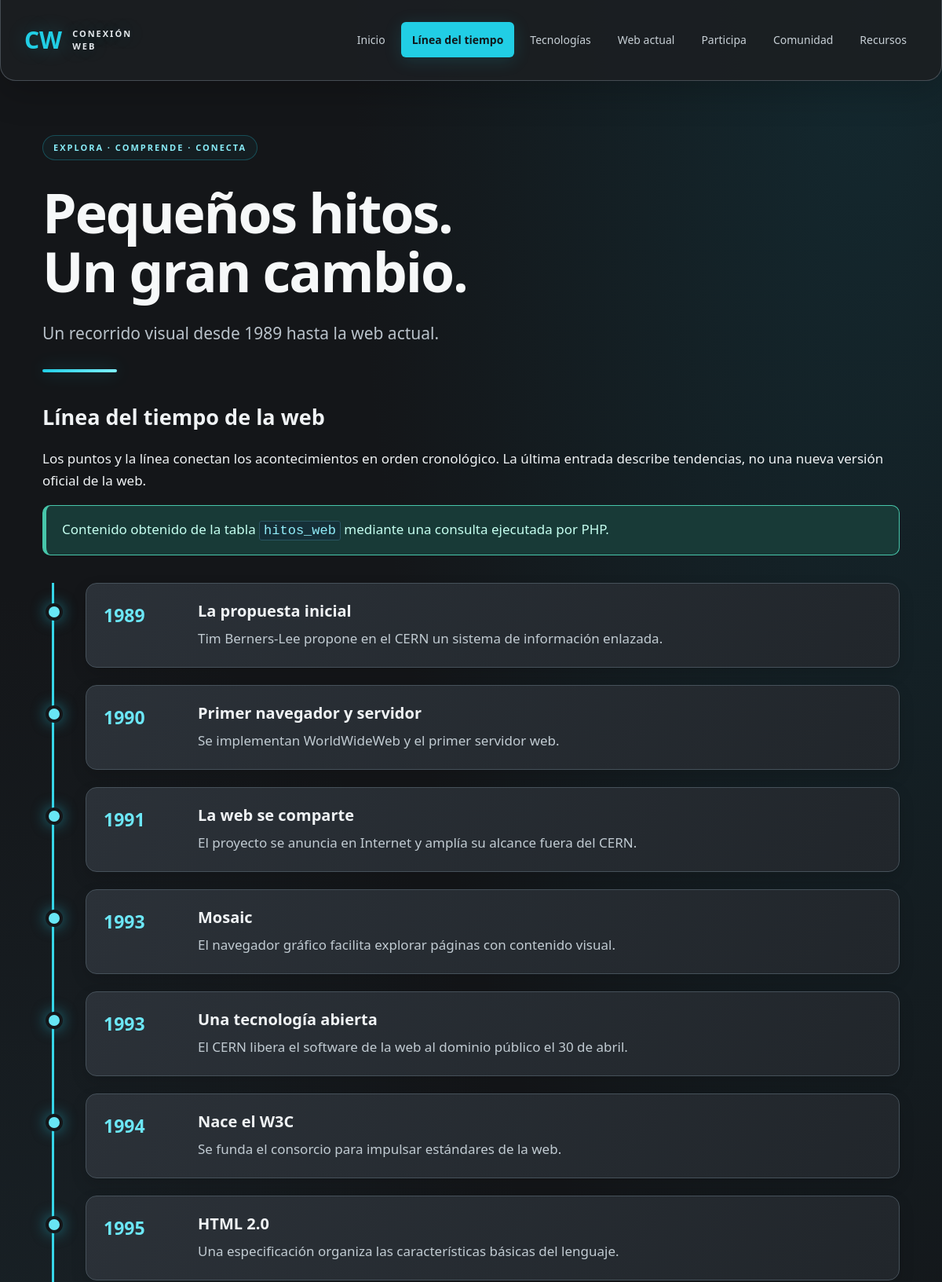
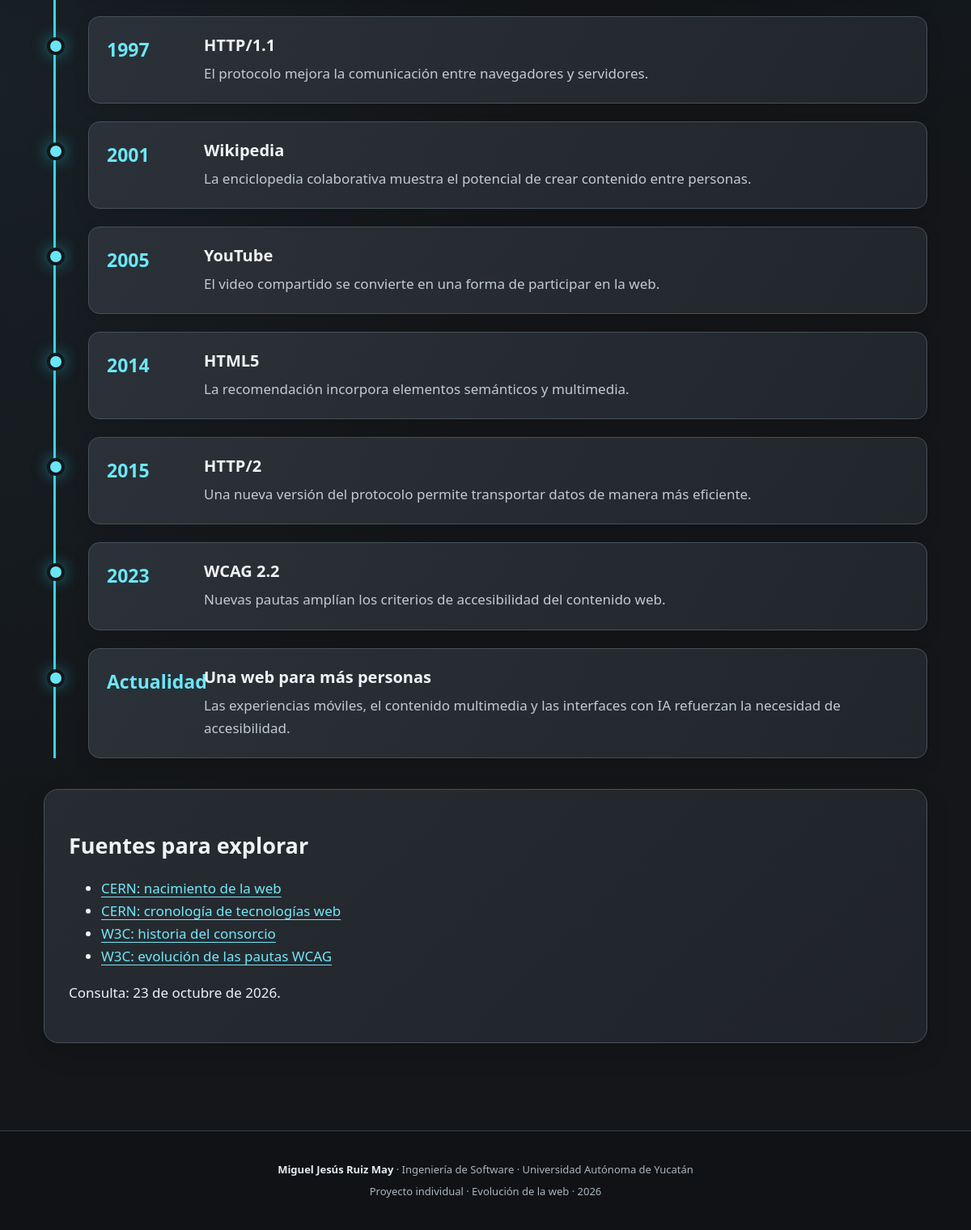
/historia.php, run on the app's committed database (2 pictures, top to bottom).
### tables this page shows
CREATE TABLE IF NOT EXISTS hitos_web (
 id INT UNSIGNED NOT NULL PRIMARY KEY,
 anio_texto VARCHAR(30) NOT NULL,
 titulo VARCHAR(120) NOT NULL,
 descripcion TEXT NOT NULL,
 orden INT NOT NULL UNIQUE
);

### includes/bootstrap.php (called while the page is built, shortened)
<?php
function e(string|int|float|null $value): string {
    return htmlspecialchars((string)($value ?? ''), ENT_QUOTES | ENT_SUBSTITUTE, 'UTF-8');
}
function conexion(): PDO {
    $host = getenv('DB_HOST') ?: '127.0.0.1';
    $port = getenv('DB_PORT') ?: '3306';
    $name = getenv('DB_NAME') ?: 'conexion_web_ada4';
    $user = getenv('DB_USER') !== false ? getenv('DB_USER') : 'root';
    $pass = getenv('DB_PASS') !== false ? getenv('DB_PASS') : '';
    $dsn = "mysql:host={$host};port={$port};dbname={$name};charset=utf8mb4";
    $pdo = new PDO($dsn, $user, $pass, [
        PDO::ATTR_ERRMODE => PDO::ERRMODE_EXCEPTION,
        PDO::ATTR_DEFAULT_FETCH_MODE => PDO::FETCH_ASSOC,
        PDO::ATTR_EMULATE_PREPARES => false,
    ]);
    return $pdo;
}

### historia.php (the view, shortened to what this page needs)
<?php
require __DIR__ . '/includes/bootstrap.php';
$hitos = []; $errorBD = false;
try {
    $hitos = conexion()->query('SELECT anio_texto, titulo, descripcion FROM hitos_web ORDER BY orden ASC')->fetchAll();
} catch (PDOException $ex) {
    error_log('Fallo al cargar los hitos: ' . $ex->getMessage());
    $errorBD = true;
}
?>
<!DOCTYPE html>
<html lang="es">
<head><link rel="stylesheet" href="css/estilos.css"></head>
<body><a class="skip" href="#contenido">Saltar al contenido</a><header><div class="brand">CW<span>CONEXIÓN WEB</span></div><nav aria-label="Navegación principal"><a href="index.php">Inicio</a><a href="historia.php" aria-current="page">Línea del tiempo</a><a href="tecnologias.html">Tecnologías</a><a href="actualidad.html">Web actual</a><a href="contacto.php">Participa</a><a href="comunidad.php">Comunidad</a><a href="recursos.php">Recursos</a></nav></header>
<main id="contenido"><div class="intro"><p class="eyebrow">EXPLORA · COMPRENDE · CONECTA</p><h1>Pequeños hitos. Un gran cambio.</h1><p class="lead">Un recorrido visual desde 1989 hasta la web actual.</p></div><section><h2>Línea del tiempo de la web</h2><p>Los puntos y la línea conectan los acontecimientos en orden cronológico. La última entrada describe tendencias, no una nueva versión oficial de la web.</p><?php if ($errorBD): ?>
<div class="notice warning" role="alert">La base de datos aún no está disponible. Se muestra temporalmente la línea del tiempo del sitio original. Importa <code>database/conexion_web_ada4.sql</code> en phpMyAdmin para activar la consulta SQL.</div>
<ol class="timeline"><li><span class="date">1989</span><div><h3>La propuesta inicial</h3><p>Tim Berners-Lee propone en el CERN un sistema de información enlazada.</p></div></li><li><span class="date">1990</span><div><h3>Primer navegador y servidor</h3><p>Se implementan WorldWideWeb y el primer servidor web.</p></div></li><li><span class="date">1991</span><div><h3>La web se comparte</h3><p>El proyecto se anuncia en Internet y amplía su alcance fuera del CERN.</p></div></li><li><span class="date">1993</span><div><h3>Mosaic</h3><p>El navegador gráfico facilita explorar páginas con contenido visual.</p></div></li><li><span class="date">1993</span><div><h3>Una tecnología abierta</h3><p>El CERN libera el software de la web al dominio público el 30 de abril.</p></div></li><li><span class="date">1994</span><div><h3>Nace el W3C</h3><p>Se funda el consorcio para impulsar estándares de la web.</p></div></li><li><span class="date">1995</span><div><h3>HTML 2.0</h3><p>Una especificación organiza las características básicas del lenguaje.</p></div></li><li><span class="date">1997</span><div><h3>HTTP/1.1</h3><p>El protocolo mejora la comunicación entre navegadores y servidores.</p></div></li><li><span class="date">2001</span><div><h3>Wikipedia</h3><p>La enciclopedia colaborativa muestra el potencial de crear contenido entre personas.</p></div></li><li><span class="date">2005</span><div><h3>YouTube</h3><p>El video compartido se convierte en una forma de participar en la web.</p></div></li><li><span class="date">2014</span><div><h3>HTML5</h3><p>La recomendación incorpora elementos semánticos y multimedia.</p></div></li><li><span class="date">2015</span><div><h3>HTTP/2</h3><p>Una nueva versión del protocolo permite transportar datos de manera más eficiente.</p></div></li><li><span class="date">2023</span><div><h3>WCAG 2.2</h3><p>Nuevas pautas amplían los criterios de accesibilidad del contenido web.</p></div></li><li><span class="date">Actualidad</span><div><h3>Una web para más personas</h3><p>Las experiencias móviles, el contenido multimedia y las interfaces con IA refuerzan la necesidad de accesibilidad.</p></div></li></ol>
<?php elseif (!$hitos): ?>
<div class="notice warning">No se encontraron hitos: comprueba que importaste los registros iniciales del archivo SQL.</div>
<?php else: ?>
<p class="notice success">Contenido obtenido de la tabla <code>hitos_web</code> mediante una consulta ejecutada por PHP.</p>
<ol class="timeline">
<?php foreach ($hitos as $hito): ?>
<li><span class="date"><?=e($hito['anio_texto'])?></span><div><h3><?=e($hito['titulo'])?></h3><p><?=e($hito['descripcion'])?></p></div></li>
<?php endforeach ?>
</ol>
<?php endif ?></section><section class="panel"><h2>Fuentes para explorar</h2><ul><li><a href="https://home.cern/science/computing/the-birth-of-the-web">CERN: nacimiento de la web</a></li><li><a href="https://worldwideweb.cern.ch/timeline/">CERN: cronología de tecnologías web</a></li><li><a href="https://www.w3.org/about/history/">W3C: historia del consorcio</a></li><li><a href="https://www.w3.org/WAI/standards-guidelines/wcag/">W3C: evolución de las pautas WCAG</a></li></ul><p>Consulta: 23 de octubre de 2026.</p></section></main>
<footer><p><strong>Miguel Jesús Ruiz May</strong> · Ingeniería de Software · Universidad Autónoma de Yucatán</p><p>Proyecto individual · Evolución de la web · 2026</p></footer></body></html>

### css/estilos.css (style rules this page uses)
:root { --ink:#162e39;--muted:#53666c;--paper:#f6f5ef;--green:#14644e;--line:#d7dfd7;--accent:#d7f379 }
* { box-sizing:border-box }
body { margin:0;background:var(--paper);color:var(--ink);font:17px/1.65 system-ui,sans-serif }
a { color:var(--green);text-underline-offset:4px }
header { max-width:1200px;margin:auto;padding:26px 30px;display:flex;align-items:center;justify-content:space-between;gap:24px;border-bottom:1px solid var(--line) }
.brand { font-size:30px;font-weight:900;display:flex;align-items:center;gap:13px }
.brand span { font-size:11px;letter-spacing:2px;max-width:90px;line-height:1.4 }
nav { display:flex;gap:6px;flex-wrap:wrap }
nav a { text-decoration:none;color:var(--ink);font-size:14px;padding:10px 13px;border-radius:6px;transition:background .2s }
nav a[aria-current=page] { background:var(--ink);color:white }
main { max-width:1140px;margin:auto;padding:48px 24px 70px }
.intro { max-width:850px;margin-bottom:40px }
.eyebrow,.number { font-size:12px;font-weight:800;letter-spacing:2px;color:var(--green) }
h1 { font-size:clamp(36px,5.8vw,70px);line-height:1.08;letter-spacing:-2px;margin:18px 0 24px }
h2 { font-size:27px;line-height:1.25 }
h3 { font-size:20px;line-height:1.3 }
.lead { font-size:21px;color:var(--muted);max-width:700px }
section { margin:38px 0 }
.panel,.form-panel { background:white;border:1px solid var(--line);border-radius:12px;padding:30px }
.timeline { list-style:none;padding:0 0 0 24px;margin:35px 0;border-left:3px solid #a8bba7 }
.timeline li { position:relative;display:grid;grid-template-columns:100px 1fr;gap:20px;background:white;border:1px solid var(--line);border-radius:9px;margin:0 0 22px 16px;padding:22px }
.timeline li:before { content:"";position:absolute;width:14px;height:14px;border:4px solid var(--paper);background:var(--green);border-radius:50%;left:-52px;top:25px }
.date { font-size:20px;font-weight:800;color:var(--green) }
.timeline h3 { margin:0 }
.timeline p { margin:8px 0 0 }
code { background:#e7ede3;padding:2px 5px;border-radius:3px }
footer { border-top:1px solid var(--line);padding:28px 24px;text-align:center;font-size:13px;color:var(--muted) }
footer p { margin:5px }
:root { --ink:#f0f3f5;--muted:#b5bfc8;--paper:#141619;--green:#64e4f4;--line:#3b4249;--accent:#21cee5 }
body { background:radial-gradient(ellipse at 92% 0%,#13404b70,transparent 42%),radial-gradient(ellipse at 0% 55%,#24404b40,transparent 40%),#141619;color:var(--ink) }
header { position:relative;background:#1b1e22e6;border:1px solid #454c53;border-top:0;border-radius:0 0 20px 20px;box-shadow:0 15px 45px #0003 }
.brand { color:var(--accent);text-shadow:0 0 24px #21cee540 }
.brand span { color:#e5e9ed }
nav a { color:#c7cfd5;border:1px solid transparent;transition:background .2s,color .2s,border-color .2s,transform .2s }
nav a[aria-current=page] { background:#21cee5;color:#10191c;box-shadow:0 4px 22px #21cee526;font-weight:750 }
.intro { max-width:960px;padding-top:10px }
.intro:after { content:"";display:block;height:4px;width:95px;margin-top:28px;border-radius:6px;background:linear-gradient(90deg,#21cee5,#7ef0ff);box-shadow:0 0 22px #21cee550 }
.eyebrow { display:inline-block;border:1px solid #21cee545;background:#21cee50c;border-radius:30px;padding:6px 13px;font-size:11px;color:#88ecf8 }
h1 { font-weight:850;max-width:930px;color:#f6f8f9;text-wrap:balance }
.lead { color:#b9c2ca }
a { color:#73e8f8 }
.panel,.form-panel { background:linear-gradient(135deg,#272c32,#202429);border-color:#485159;border-radius:18px;box-shadow:0 12px 30px #0002 }
.timeline { border-left-color:#37d6e8;margin-left:12px }
.timeline li { background:linear-gradient(120deg,#2b3138,#21262b);border-color:#46515a;border-radius:14px;box-shadow:0 8px 20px #0002;transition:transform .2s,border-color .2s }
.timeline li:before { background:#68e6f5;box-shadow:0 0 18px #21cee580;border-color:#141619 }
.timeline p { color:#c1cbd2 }
.date { color:#6ce7f7;font-size:23px;font-variant-numeric:tabular-nums }
code { background:#152f38;color:#91edf9;border:1px solid #2a5561 }
footer { background:#101215;color:#aab6c0;border-color:#394249;padding:32px 24px }
footer strong { color:#e5edf2 }
.notice { padding:16px 20px;margin:16px 0;border:1px solid #3c737c;border-left:5px solid #21cee5;background:#1c3840;border-radius:10px;color:#e3f8fc }
.notice.success { background:#183a37;border-color:#47c6aa;color:#c5fff0 }

### data on the page
hitos_web: anio_texto "1989", titulo "La propuesta inicial", descripcion "Tim Berners-Lee propone en el CERN un sistema de información enlazada."
hitos_web: anio_texto "1990", titulo "Primer navegador y servidor", descripcion "Se implementan WorldWideWeb y el primer servidor web."
hitos_web: anio_texto "1991", titulo "La web se comparte", descripcion "El proyecto se anuncia en Internet y amplía su alcance fuera del CERN."
hitos_web: anio_texto "1993", titulo "Mosaic", descripcion "El navegador gráfico facilita explorar páginas con contenido visual."
hitos_web: anio_texto "1993", titulo "Una tecnología abierta", descripcion "El CERN libera el software de la web al dominio público el 30 de abril."
hitos_web: anio_texto "1994", titulo "Nace el W3C", descripcion "Se funda el consorcio para impulsar estándares de la web."
hitos_web: anio_texto "1995", titulo "HTML 2.0", descripcion "Una especificación organiza las características básicas del lenguaje."
hitos_web: anio_texto "1997", titulo "HTTP/1.1", descripcion "El protocolo mejora la comunicación entre navegadores y servidores."
hitos_web: anio_texto "2001", titulo "Wikipedia", descripcion "La enciclopedia colaborativa muestra el potencial de crear contenido entre personas."
hitos_web: anio_texto "2005", titulo "YouTube", descripcion "El video compartido se convierte en una forma de participar en la web."
hitos_web: anio_texto "2014", titulo "HTML5", descripcion "La recomendación incorpora elementos semánticos y multimedia."
hitos_web: anio_texto "2015", titulo "HTTP/2", descripcion "Una nueva versión del protocolo permite transportar datos de manera más eficiente."
hitos_web: anio_texto "2023", titulo "WCAG 2.2", descripcion "Nuevas pautas amplían los criterios de accesibilidad del contenido web."
hitos_web: anio_texto "Actualidad", titulo "Una web para más personas", descripcion "Las experiencias móviles, el contenido multimedia y las interfaces con IA refuerzan la necesidad de accesibilidad."
